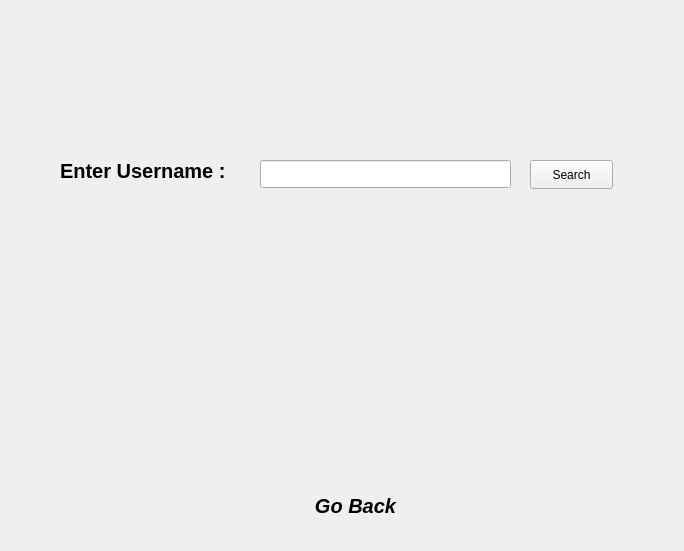
<?xml version="1.0" encoding="UTF-8"?>
<ui version="4.0">
 <class>history</class>
 <widget class="QDialog" name="history">
  <property name="geometry">
   <rect>
    <x>0</x>
    <y>0</y>
    <width>684</width>
    <height>551</height>
   </rect>
  </property>
  <property name="windowTitle">
   <string>Dialog</string>
  </property>
  <widget class="QLabel" name="label_pic">
   <property name="geometry">
    <rect>
     <x>0</x>
     <y>0</y>
     <width>681</width>
     <height>551</height>
    </rect>
   </property>
   <property name="text">
    <string/>
   </property>
  </widget>
  <widget class="QPushButton" name="searchTrain">
   <property name="geometry">
    <rect>
     <x>260</x>
     <y>480</y>
     <width>191</width>
     <height>51</height>
    </rect>
   </property>
   <property name="font">
    <font>
     <pointsize>15</pointsize>
     <italic>true</italic>
     <bold>true</bold>
     <underline>false</underline>
    </font>
   </property>
   <property name="text">
    <string>Go Back</string>
   </property>
   <property name="default">
    <bool>true</bool>
   </property>
   <property name="flat">
    <bool>true</bool>
   </property>
  </widget>
  <widget class="QLabel" name="label_1">
   <property name="geometry">
    <rect>
     <x>60</x>
     <y>150</y>
     <width>221</width>
     <height>41</height>
    </rect>
   </property>
   <property name="font">
    <font>
     <pointsize>15</pointsize>
     <bold>true</bold>
    </font>
   </property>
   <property name="text">
    <string>Enter Username : </string>
   </property>
  </widget>
  <widget class="QLineEdit" name="username">
   <property name="geometry">
    <rect>
     <x>260</x>
     <y>160</y>
     <width>251</width>
     <height>28</height>
    </rect>
   </property>
  </widget>
  <widget class="QPushButton" name="pushButton">
   <property name="geometry">
    <rect>
     <x>530</x>
     <y>160</y>
     <width>83</width>
     <height>29</height>
    </rect>
   </property>
   <property name="text">
    <string>Search</string>
   </property>
  </widget>
  <widget class="QLabel" name="boarding">
   <property name="geometry">
    <rect>
     <x>200</x>
     <y>270</y>
     <width>191</width>
     <height>51</height>
    </rect>
   </property>
   <property name="font">
    <font>
     <pointsize>12</pointsize>
     <bold>true</bold>
    </font>
   </property>
   <property name="text">
    <string/>
   </property>
  </widget>
  <widget class="QLabel" name="arrow_1">
   <property name="geometry">
    <rect>
     <x>320</x>
     <y>280</y>
     <width>63</width>
     <height>20</height>
    </rect>
   </property>
   <property name="font">
    <font>
     <pointsize>15</pointsize>
     <bold>true</bold>
    </font>
   </property>
   <property name="text">
    <string/>
   </property>
  </widget>
  <widget class="QLabel" name="destination">
   <property name="geometry">
    <rect>
     <x>390</x>
     <y>270</y>
     <width>191</width>
     <height>51</height>
    </rect>
   </property>
   <property name="font">
    <font>
     <pointsize>12</pointsize>
     <bold>true</bold>
    </font>
   </property>
   <property name="text">
    <string/>
   </property>
  </widget>
  <widget class="QLabel" name="destination_2">
   <property name="geometry">
    <rect>
     <x>390</x>
     <y>320</y>
     <width>191</width>
     <height>51</height>
    </rect>
   </property>
   <property name="font">
    <font>
     <pointsize>12</pointsize>
     <bold>true</bold>
    </font>
   </property>
   <property name="text">
    <string/>
   </property>
  </widget>
  <widget class="QLabel" name="arrow_2">
   <property name="geometry">
    <rect>
     <x>320</x>
     <y>330</y>
     <width>63</width>
     <height>20</height>
    </rect>
   </property>
   <property name="font">
    <font>
     <pointsize>15</pointsize>
     <bold>true</bold>
    </font>
   </property>
   <property name="text">
    <string/>
   </property>
  </widget>
  <widget class="QLabel" name="boarding_2">
   <property name="geometry">
    <rect>
     <x>200</x>
     <y>320</y>
     <width>191</width>
     <height>51</height>
    </rect>
   </property>
   <property name="font">
    <font>
     <pointsize>12</pointsize>
     <bold>true</bold>
    </font>
   </property>
   <property name="text">
    <string/>
   </property>
  </widget>
  <widget class="QLabel" name="boarding_3">
   <property name="geometry">
    <rect>
     <x>200</x>
     <y>370</y>
     <width>191</width>
     <height>51</height>
    </rect>
   </property>
   <property name="font">
    <font>
     <pointsize>12</pointsize>
     <bold>true</bold>
    </font>
   </property>
   <property name="text">
    <string/>
   </property>
  </widget>
  <widget class="QLabel" name="destination_3">
   <property name="geometry">
    <rect>
     <x>390</x>
     <y>370</y>
     <width>191</width>
     <height>51</height>
    </rect>
   </property>
   <property name="font">
    <font>
     <pointsize>12</pointsize>
     <bold>true</bold>
    </font>
   </property>
   <property name="text">
    <string/>
   </property>
  </widget>
  <widget class="QLabel" name="arrow_3">
   <property name="geometry">
    <rect>
     <x>320</x>
     <y>380</y>
     <width>63</width>
     <height>20</height>
    </rect>
   </property>
   <property name="font">
    <font>
     <pointsize>15</pointsize>
     <bold>true</bold>
    </font>
   </property>
   <property name="text">
    <string/>
   </property>
  </widget>
  <widget class="QLabel" name="class_1">
   <property name="geometry">
    <rect>
     <x>560</x>
     <y>290</y>
     <width>63</width>
     <height>20</height>
    </rect>
   </property>
   <property name="font">
    <font>
     <pointsize>12</pointsize>
     <bold>true</bold>
    </font>
   </property>
   <property name="text">
    <string/>
   </property>
  </widget>
  <widget class="QLabel" name="class_2">
   <property name="geometry">
    <rect>
     <x>560</x>
     <y>340</y>
     <width>63</width>
     <height>21</height>
    </rect>
   </property>
   <property name="font">
    <font>
     <pointsize>12</pointsize>
     <bold>true</bold>
    </font>
   </property>
   <property name="text">
    <string/>
   </property>
  </widget>
  <widget class="QLabel" name="class_3">
   <property name="geometry">
    <rect>
     <x>560</x>
     <y>390</y>
     <width>63</width>
     <height>21</height>
    </rect>
   </property>
   <property name="font">
    <font>
     <pointsize>12</pointsize>
     <bold>true</bold>
    </font>
   </property>
   <property name="text">
    <string/>
   </property>
  </widget>
  <widget class="QLabel" name="id">
   <property name="geometry">
    <rect>
     <x>50</x>
     <y>279</y>
     <width>81</width>
     <height>41</height>
    </rect>
   </property>
   <property name="font">
    <font>
     <pointsize>12</pointsize>
     <bold>true</bold>
    </font>
   </property>
   <property name="text">
    <string/>
   </property>
  </widget>
  <widget class="QLabel" name="id_2">
   <property name="geometry">
    <rect>
     <x>50</x>
     <y>330</y>
     <width>81</width>
     <height>41</height>
    </rect>
   </property>
   <property name="font">
    <font>
     <pointsize>12</pointsize>
     <bold>true</bold>
    </font>
   </property>
   <property name="text">
    <string/>
   </property>
  </widget>
  <widget class="QLabel" name="id_3">
   <property name="geometry">
    <rect>
     <x>50</x>
     <y>380</y>
     <width>81</width>
     <height>41</height>
    </rect>
   </property>
   <property name="font">
    <font>
     <pointsize>12</pointsize>
     <bold>true</bold>
    </font>
   </property>
   <property name="text">
    <string/>
   </property>
  </widget>
  <widget class="QLabel" name="idd">
   <property name="geometry">
    <rect>
     <x>50</x>
     <y>220</y>
     <width>111</width>
     <height>51</height>
    </rect>
   </property>
   <property name="font">
    <font>
     <pointsize>15</pointsize>
     <italic>true</italic>
     <bold>true</bold>
     <underline>true</underline>
    </font>
   </property>
   <property name="text">
    <string/>
   </property>
  </widget>
  <widget class="QLabel" name="bd">
   <property name="geometry">
    <rect>
     <x>200</x>
     <y>220</y>
     <width>191</width>
     <height>51</height>
    </rect>
   </property>
   <property name="font">
    <font>
     <pointsize>15</pointsize>
     <italic>true</italic>
     <bold>true</bold>
     <underline>true</underline>
    </font>
   </property>
   <property name="text">
    <string/>
   </property>
  </widget>
  <widget class="QLabel" name="dt">
   <property name="geometry">
    <rect>
     <x>390</x>
     <y>220</y>
     <width>191</width>
     <height>51</height>
    </rect>
   </property>
   <property name="font">
    <font>
     <pointsize>15</pointsize>
     <italic>true</italic>
     <bold>true</bold>
     <underline>true</underline>
    </font>
   </property>
   <property name="text">
    <string/>
   </property>
  </widget>
  <widget class="QLabel" name="cl">
   <property name="geometry">
    <rect>
     <x>560</x>
     <y>230</y>
     <width>71</width>
     <height>31</height>
    </rect>
   </property>
   <property name="font">
    <font>
     <pointsize>15</pointsize>
     <italic>true</italic>
     <bold>true</bold>
     <underline>true</underline>
    </font>
   </property>
   <property name="text">
    <string/>
   </property>
  </widget>
 </widget>
 <resources/>
 <connections/>
</ui>
